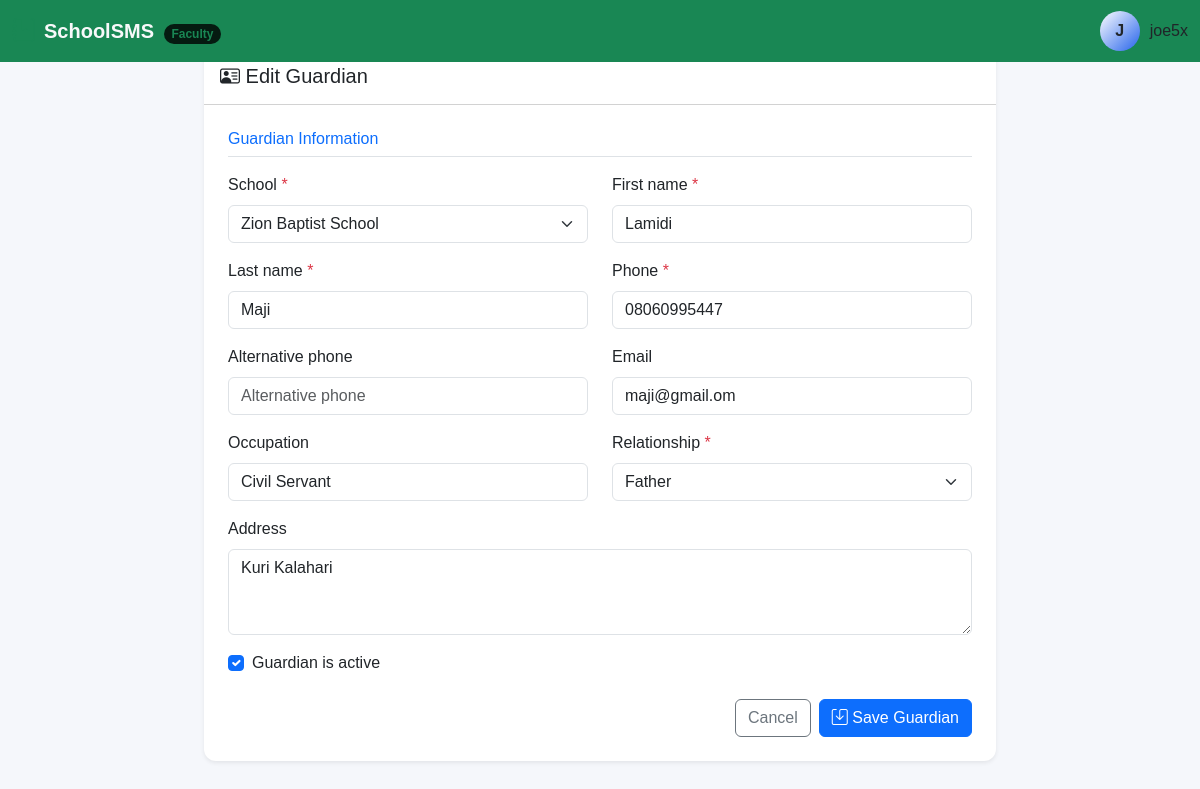
The app's page /students/guardians/1/edit/ (signed in) with its own data.
### accounts/models.py (models this page shows, shortened)
class User(AbstractUser):
    class Role(models.TextChoices):
        SUPER_ADMIN = "super_admin", "Super Administrator"
        SCHOOL_ADMIN = "school_admin", "School Administrator"
        PRINCIPAL = "principal", "Principal"
        VICE_PRINCIPAL = "vice_principal", "Vice Principal"
        HEAD_TEACHER = "head_teacher", "Head Teacher"
        TEACHER = "teacher", "Teacher"
        FORM_TEACHER = "form_teacher", "Form Teacher"
        BURSAR = "bursar", "Bursar"
        ACCOUNTANT = "accountant", "Accountant"
        REGISTRAR = "registrar", "Registrar"
        STUDENT = "student", "Student"
        PARENT = "parent", "Parent/Guardian"
    role = models.CharField(
        max_length=30,
        choices=Role.choices,
        default=Role.TEACHER,
    )
    phone = models.CharField(
        max_length=20,
        blank=True,
    )
    staff_id = models.CharField(
        max_length=50,
        unique=True,
        null=True,
        blank=True,
    )
    profile_photo = models.ImageField(
        upload_to="accounts/profiles/",
        blank=True,
        null=True,
    )
    address = models.TextField(
        blank=True,
    )
    date_of_birth = models.DateField(
        blank=True,
        null=True,
    )
    is_verified = models.BooleanField(
        default=False,
    )
    created_at = models.DateTimeField(
        auto_now_add=True,
    )
    updated_at = models.DateTimeField(
        auto_now=True,
    )
    class Meta:
        ordering = ["first_name", "last_name"]

### students/models.py (models this page shows, shortened)
class Guardian(models.Model):
    class Relationship(models.TextChoices):
        FATHER = "father", "Father"
        MOTHER = "mother", "Mother"
        GUARDIAN = "guardian", "Guardian"
        UNCLE = "uncle", "Uncle"
        AUNT = "aunt", "Aunt"
        GRANDFATHER = "grandfather", "Grandfather"
        GRANDMOTHER = "grandmother", "Grandmother"
        OTHER = "other", "Other"
    school = models.ForeignKey(
        "schools.School",
        on_delete=models.CASCADE,
        related_name="guardians",
    )
    first_name = models.CharField(
        max_length=100,
    )
    last_name = models.CharField(
        max_length=100,
    )
    phone = models.CharField(
        max_length=30,
    )
    alternative_phone = models.CharField(
        max_length=30,
        blank=True,
    )
    email = models.EmailField(
        blank=True,
    )
    address = models.TextField(
        blank=True,
    )
    occupation = models.CharField(
        max_length=150,
        blank=True,
    )
    relationship = models.CharField(
        max_length=30,
        choices=Relationship.choices,
        default=Relationship.GUARDIAN,
    )
    is_active = models.BooleanField(
        default=True,
    )
    created_at = models.DateTimeField(
        auto_now_add=True,
    )
    updated_at = models.DateTimeField(
        auto_now=True,
    )
    class Meta:
        ordering = [
            "last_name",
            "first_name",
        ]

### students/views.py (the view)
@login_required
def guardian_update(request, pk):
    guardian = get_object_or_404(
        Guardian.objects.select_related(
            "school",
        ),
        pk=pk,
    )
    if request.method == "POST":
        form = GuardianForm(
            request.POST,
            instance=guardian,
        )
        if form.is_valid():
            form.save()
            messages.success(
                request,
                "Guardian information updated successfully.",
            )
            return redirect(
                "students:guardian_detail",
                pk=guardian.pk,
            )
    else:
        form = GuardianForm(
            instance=guardian,
        )
    return render(
        request,
        "students/guardian_form.html",
        {
            "form": form,
            "guardian": guardian,
            "title": "Edit Guardian",
        },
    )

### schools/models.py (called while the page is built)
    def __str__(self):
        return self.name

### templates/students/guardian_form.html (shortened to what this page needs)
{% extends "base.html" %}
{% block content %}
<div class="row justify-content-center">
<div class="col-xl-8">
    <div class="card border-0 shadow-sm">
        <div class="card-header bg-white py-3">
            <h5 class="mb-0">
                <i class="bi bi-person-vcard"></i>
                {{ title }}
            </h5>
        </div>
        <div class="card-body p-4">
            <form method="post">
                <h6 class="text-primary border-bottom pb-2 mb-3">
                    Guardian Information
                </h6>
                <div class="row">
                    {% for field in form %}
                        {% if field.name != "address" and field.name != "is_active" %}
                            <div class="col-md-6 mb-3">
                                <label class="form-label">
                                    {{ field.label }}
                                    {% if field.field.required %}
                                        <span class="text-danger">
                                            *
                                        </span>
                                    {% endif %}
                                </label>
                                {{ field }}
                            </div>
                        {% endif %}
                    {% endfor %}
                </div>
                <div class="mb-3">
                    <label class="form-label">
                        {{ form.address.label }}
                    </label>
                    {{ form.address }}
                </div>
                <div class="form-check mb-4">
                    {{ form.is_active }}
                    <label class="form-check-label">
                        Guardian is active
                    </label>
                </div>
                <div class="d-flex justify-content-end gap-2">
                    <a
                        href="{% url 'students:guardian_list' %}"
                        class="btn btn-outline-secondary"
                    >
                        Cancel
                    </a>
                    <button
                        type="submit"
                        class="btn btn-primary"
                    >
                        <i class="bi bi-save"></i>
                        Save Guardian
                    </button>
                </div>
            </form>
        </div>
    </div>
</div>
</div>
{% endblock %}

### templates/base.html (shortened to what this page needs)
{% load static %}
<!DOCTYPE html>
<html lang="en">
<head>
    <link
        href="https://cdn.jsdelivr.net/npm/bootstrap@5.3.3/dist/css/bootstrap.min.css"
        rel="stylesheet"
    >
    <link
        href="https://cdn.jsdelivr.net/npm/bootstrap-icons@1.11.3/font/bootstrap-icons.css"
        rel="stylesheet"
    >
     <link
     rel="stylesheet"
     href="{% static 'css/sms.css' %}"
    >
</head>
<body>
    <nav class="navbar fixed-top bg-success" data-bs-theme="dark">
    <div class="container-fluid d-flex justify-content-between align-items-center">
        {% if request.user.role == 'super_admin' %}
            <a class="navbar-brand d-flex align-items-center gap-2 fw-bold text-light text-decoration-none" href="/admin/">
                <i class="bi bi-shield-lock-fill text-danger fs-4"></i>
                <span>SchoolSMS <span class="badge bg-danger-subtle text-danger rounded-pill fs-8 ms-1">Root</span></span>
            </a>
        {% elif request.user.role == 'head_teacher' or request.user.role == 'teacher' or request.user.role == 'form_teacher' %}
            <a class="navbar-brand d-flex align-items-center gap-2 fw-bold text-light text-decoration-none" href="{% url 'dashboard:dashboard' %}">
                <i class="bi bi-journal-bookmark-fill text-success fs-4"></i>
                <span>SchoolSMS <span class="badge bg-success-subtle text-success rounded-pill fs-8 ms-1">Faculty</span></span>
            </a>
        {% elif request.user.role == 'bursar' or request.user.role == 'accountant' %}
            <a class="navbar-brand d-flex align-items-center gap-2 fw-bold text-light text-decoration-none" href="{% url 'dashboard:dashboard' %}">
                <i class="bi bi-wallet2 text-warning fs-4"></i>
                <span>SchoolSMS <span class="badge bg-warning-subtle text-warning rounded-pill fs-8 ms-1">Finance</span></span>
            </a>
        {% elif request.user.role == 'parent' %}
            <a class="navbar-brand d-flex align-items-center gap-2 fw-bold text-light text-decoration-none" href="{% url 'dashboard:dashboard' %}">
                <i class="bi bi-people-fill text-light fs-4"></i>
                <span>SchoolSMS <span class="badge bg-light text-light rounded-pill fs-8 ms-1">Parent Portal</span></span>
            </a>
        {% else %}
            <a class="navbar-brand d-flex align-items-center gap-2 fw-bold text-light text-decoration-none" href="{% url 'dashboard:dashboard' %}">
                <i class="bi bi-mortarboard-fill text-primary fs-4"></i>
                <span>SchoolSMS</span>
            </a>
        {% endif %}
        <div class="d-flex gap-2">
            <div class="user-profile">
                <div class="avatar">
                    {{ user.username|first|upper }}
                </div>
                <span>
                    {{ user.username }}
                </span>
            </div>
        </div>
    </div>
</nav>
<div class="container-fluid pt-4 mt-4">
</div>
{% block content %}
{% endblock %}
</body>
</html>

### templates/base.html (style rules this page uses)
:root { --bg: #0b0b12; --sidebar: #11111a; --card: #151520; --border: #262638; --text: #ffffff; --muted: #fff; --primary: #ffffff; --secondary: #2563eb; }
body { background: #f5f7fb; font-family: Arial, sans-serif; }
.card { border: 0; border-radius: 12px; box-shadow: 0 2px 10px rgba(0, 0, 0, 0.05); }
.fs-8 { font-size: 0.75rem; }
.user-profile { display: flex; align-items: center; gap: 10px; }
.avatar { width: 40px; height: 40px; display: flex; justify-content: center; align-items: center; border-radius: 50%; background: linear-gradient( 135deg, var(--primary), var(--secondary) ); font-weight: bold; }

### records on screen
User: username|first "J", username "joe5x"
Guardian: form "Zion Baptist School" "Lamidi" "Maji" "08060995447" "maji@gmail.om" "Civil Servant" "Father", address "Kuri Kalahari", is_active "☑"

### other values on screen
{{ title }} "Edit Guardian"
{{ field.label }} "School" "First name" "Last name" "Phone" "Alternative phone" "Email" "Occupation" "Relationship"
